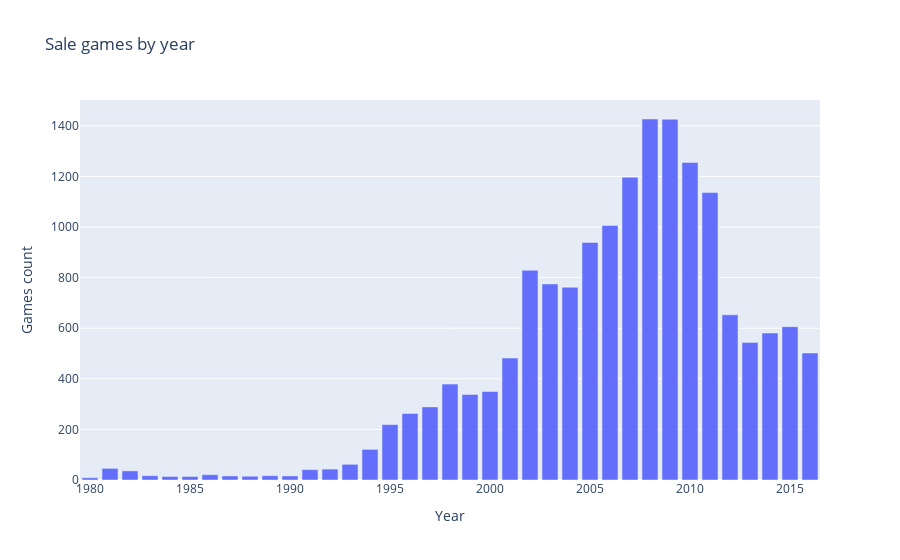

The cell this chart's notebook holds for it:
### Markdown cell above
Podemos observar que a lo largo de los años, los periodos con mayores ventas comenzaron su repunte entre 2001 y 2009. Pero, ¿Cúal fue el motivo del auge por los videojuegos.

### Code cell
games_per_year = games_df['year_of_release'].value_counts(dropna=False).sort_index()
games_per_year = games_per_year.reset_index()
fig = px.bar(games_per_year, x='year_of_release', y='count',
             title="Sale games by year",labels={'year_of_release': 'Year',
                                            'count': 'Games count'}
             )
# Mostrar el gráfico
fig.show()

### Figure 1 — Plotly figure (JSON) as saved in the notebook; plotly's stock layout.template omitted (floating-point values rounded to 4 significant figures)
{"data": [{"alignmentgroup": "True", "hovertemplate": "Year=%{x}<br>Games count=%{y}<extra></extra>", "legendgroup": "", "marker": {"color": "#636efa", "pattern": {"shape": ""}}, "name": "", "offsetgroup": "", "orientation": "v", "showlegend": false, "textposition": "auto", "type": "bar", "x": [1980, 1981, 1982, 1983, 1984, 1985, 1986, 1987, 1988, 1989, 1990, 1991, 1992, 1993, 1994, 1995, 1996, 1997, 1998, 1999, 2000, 2001, 2002, 2003, 2004, 2005, 2006, 2007, 2008, 2009, 2010, 2011, 2012, 2013, 2014, 2015, 2016], "xaxis": "x", "y": [9, 46, 36, 17, 14, 14, 21, 16, 15, 17, 16, 41, 43, 62, 121, 219, 263, 289, 379, 338, 350, 482, 829, 775, 762, 939, 1006, 1197, 1427, 1426, 1255, 1136, 653, 544, 581, 606, 502], "yaxis": "y"}], "layout": {"barmode": "relative", "legend": {"tracegroupgap": 0}, "title": {"text": "Sale games by year"}, "xaxis": {"anchor": "y", "domain": [0, 1], "title": {"text": "Year"}}, "yaxis": {"anchor": "x", "domain": [0, 1], "title": {"text": "Games count"}}}}
